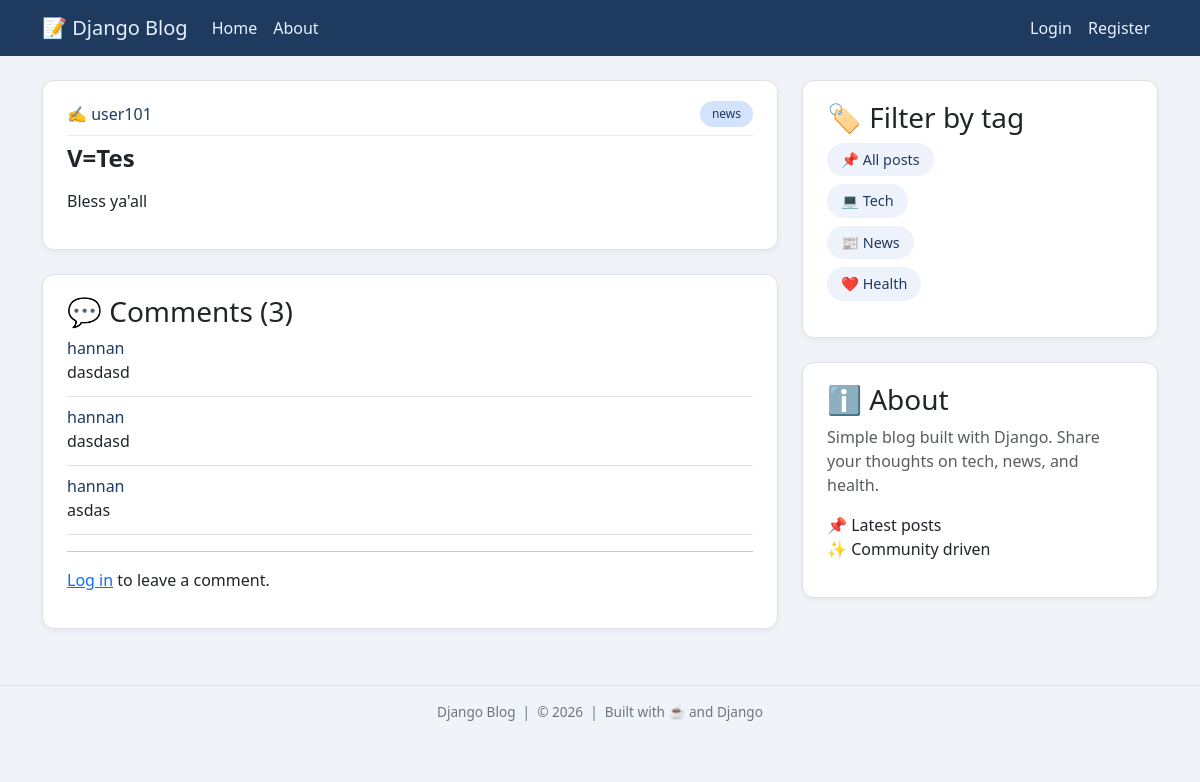
Page /post_detail/1/ on the committed database.
### feed/models.py (models this page shows, shortened)
class Posts(models.Model):
    choices = (('tech','tech'),('news','news'),('health','health')
    )
    title = models.CharField(max_length=50)
    content = models.TextField()
    date_posted = models.DateTimeField(auto_now_add=True)
    author = models.ForeignKey(User,on_delete=models.CASCADE)
    tag = models.CharField(max_length=100,choices=choices)

class Comments(models.Model):
    text = models.TextField()
    u_name = models.ForeignKey(User,on_delete=models.CASCADE)
    posts = models.ForeignKey(Posts,on_delete=models.CASCADE)

### feed/views.py (the view)
# urls.py: path('post_detail/<int:pk>/', views.post_detail,name ="details"),
def post_detail(request, pk):
    user_post = get_object_or_404(Posts, id=pk)
    user_comments = Comments.objects.filter(posts=user_post)
    return render(request, 'feed/post_detail.html', context={
        "user_post": user_post,
        'comments': user_comments
    })

### feed/templates/feed/post_detail.html (shortened to what this page needs)
{% extends "feed/base.html" %}
{% block content %}
<article class="media content-section">
    <div class="media-body">
        <div class="article-metadata d-flex justify-content-between flex-wrap">
            <span>✍️ <a class="username" href="{% url 'my_posts' user_post.author.username %}">{{ user_post.author.username }}</a></span>
            <span class="tag-badge">{{ user_post.get_tag_display|default:user_post.tag }}</span>
        </div>
        <h2 class="post-title mt-2">{{ user_post.title }}</h2>
        <p class="article-content">{{ user_post.content|linebreaks }}</p>
    </div>
</article>
<div class="content-section">
    <h3>💬 Comments ({{ comments|length }})</h3>
    {% if comments %}
        {% for comment in comments %}
        <div class="border-bottom pb-2 mb-2">
            <div class="d-flex justify-content-between">
                <strong><a class="username" href="{% url 'my_posts' comment.u_name.username %}">{{ comment.u_name.username }}</a></strong>
            </div>
            <p class="mb-1">{{ comment.text }}</p>
        </div>
        {% endfor %}
    {% else %}
        <p class="text-muted">No comments yet. Be the first to leave one!</p>
    {% endif %}
    {% if request.user.is_authenticated %}
        <hr>
        <h5>Leave a comment</h5>
        <form method="post" action="{% url 'comment' user_post.id %}">
            {% csrf_token %}
            <div class="mb-3">
                <textarea name="text" rows="3" class="form-control" placeholder="Write your comment..." required></textarea>
            </div>
            <button type="submit" class="btn btn-sm btn-primary">Post Comment</button>
        </form>
    {% else %}
        <hr>
        <p><a href="{% url 'login' %}">Log in</a> to leave a comment.</p>
    {% endif %}
</div>
{% endblock content %}

### feed/templates/feed/base.html (style rules this page uses)
body { background: #f0f4f8; font-family: 'Segoe UI', Roboto, 'Helvetica Neue', sans-serif; }
.content-section { background: #ffffff; border-radius: 12px; box-shadow: 0 2px 6px rgba(0,0,0,0.05); padding: 1.25rem 1.5rem; margin-bottom: 1.5rem; border: 1px solid #dee2e6; }
.media.content-section { transition: transform 0.1s ease; }
.article-metadata { padding-bottom: 8px; margin-bottom: 8px; border-bottom: 1px solid #e9ecef; display: flex; justify-content: space-between; align-items: center; }
.username { font-weight: 500; color: #1e3a5f; text-decoration: none; }
.post-title { font-weight: 600; font-size: 1.5rem; margin: 0.25rem 0; }
.tag-badge { background-color: #d4e3fd; padding: 4px 12px; border-radius: 30px; font-size: 0.75rem; font-weight: 500; color: #1e3a5f; display: inline-block; }
.article-content { color: #2c3e50; margin-top: 12px; line-height: 1.5; }

### rows in the picture
Posts: author.username "user101", tag "news", title "V=Tes", content "Bless ya'all"
Comments: u_name.username "hannan", text "dasdasd"
Comments: u_name.username "hannan", text "dasdasd"
Comments: u_name.username "hannan", text "asdas"

### other values in the picture
{{ comments|length }} "3"
